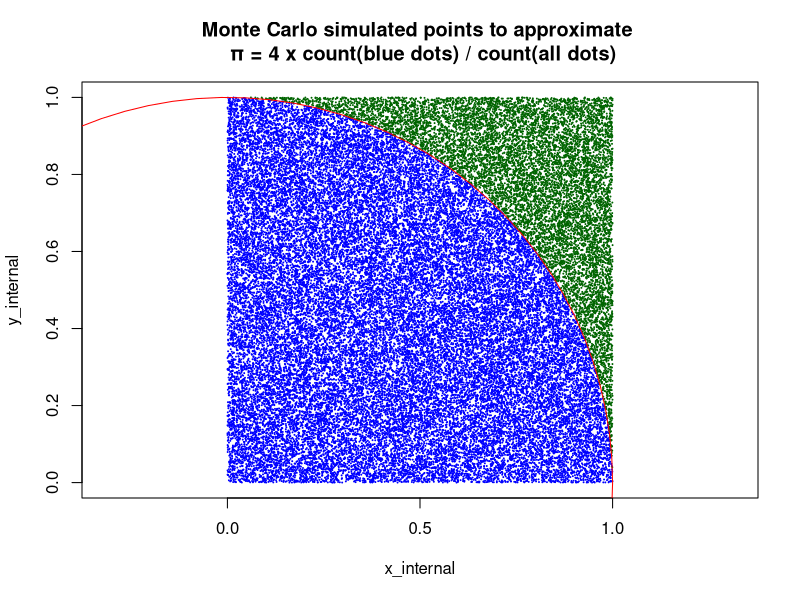

Here is the R script that generated this plot:
## ---- chunk 1
# sets the random seed
set.seed(2000127)

# defines the function to estimate pi
pi_estimate <- function(n_points) {
  # the original number of points inside the circle region
  points_inside_circle <- 0
  
  # Create vectors to store x and y coordinates of points inside and outside the circle
  x_internal <- numeric()
  y_internal <- numeric()
  x_external <- numeric()
  y_external <- numeric()
  
  # generates all of the points, both inside and outside the circle
  for (i in 1:n_points) {
    # generates a pair of values x and y from a standard uniform distribution
    x <- runif(1, 0, 1)
    y <- runif(1, 0, 1)
    
    # computes the squared distance from the origin, i.e., the squared radius
    radius_squared <- x^2 + y^2
    
    # if the distance is within the region bounded by the circle, count that as a point inside the circle
    if (radius_squared <= 1) {
      points_inside_circle <- points_inside_circle + 1
      x_internal <- c(x_internal, x)
      y_internal <- c(y_internal, y)
    } else {
      x_external <- c(x_external, x)
      y_external <- c(y_external, y)
    }
  }
  
  # Plot points inside the circle in blue with smaller points
  plot(x_internal, y_internal, pch = 20, col = "blue", xlim = c(0, 1), ylim = c(0, 1), asp = 1, main = "Monte Carlo simulated points to approximate \n π = 4 x count(blue dots) / count(all dots)", cex = 0.1)
  
  # Plot points outside the circle in dark green with smaller points
  points(x_external, y_external, pch = 20, col = "darkgreen", cex = 0.1)
  
  # Plots the unit circle
  theta <- seq(0, 2 * pi, length.out = 100)
  circle_x <- cos(theta)
  circle_y <- sin(theta)
  lines(circle_x, circle_y, col = "red")
  # The estimate of pi; we are estimating pi/4 (points_inside_circle / n_points), so multiply by 4 to obtain pi

  pi_estimate <- 4 * points_inside_circle / n_points

  return(pi_estimate)
}

# set the number of iterations (points) to generate
n_points <- 50000

# calls the function to estimate pi
pi_estimate <- pi_estimate(n_points)
cat("Estimated value of Pi using", n_points, "points:", pi_estimate, "\n")

# stores the true value of pi
true_pi <- pi

# finds the difference between the estimated value of pi and the true value
difference <- abs(pi_estimate - true_pi)
cat("Number of simulations:", n_points, "\n")
cat("Estimated value of pi:", pi_estimate, "\n")
cat("Difference between estimated pi and true pi:", difference, "\n")

